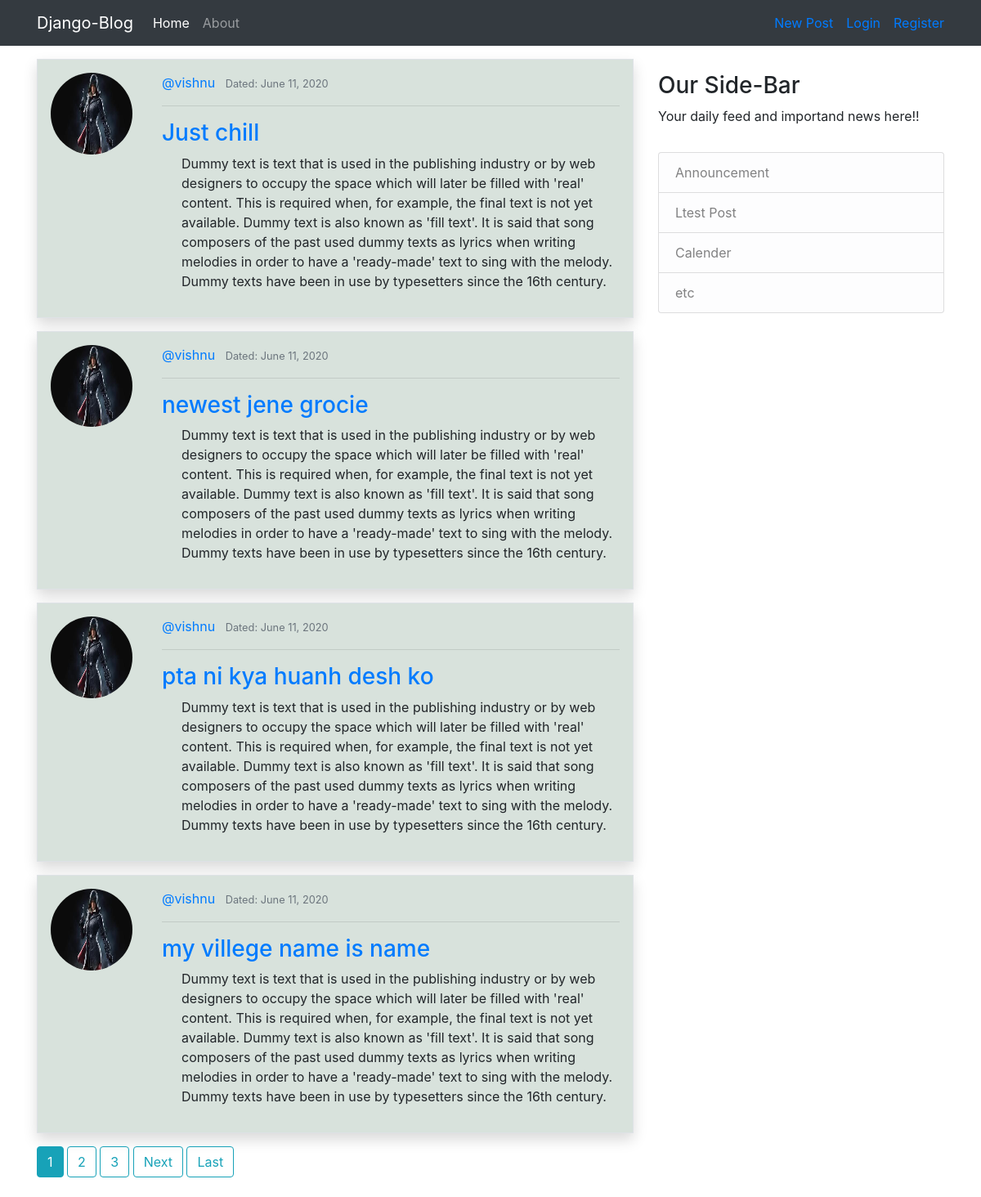
The page / on the database its author committed.
### blog/models.py (models this page shows, shortened)
class Post(models.Model):
    title = models.CharField(max_length=100)
    content = models.TextField()
    posted_date = models.DateTimeField(default=timezone.now)
    author = models.ForeignKey(User,on_delete=models.CASCADE)

### users/models.py (models this page shows, shortened)
class Profile(models.Model):
    user = models.OneToOneField(User,on_delete=models.CASCADE)
    image = models.ImageField(default='default.jpg',upload_to = 'profile_pics')

### blog/views.py (the view)
# urls.py: path('',PostListView.as_view(),name='blog-home'),
class PostListView(ListView):
    model = Post
    template_name = 'blog/home.html'  #<app>/<model>_<viewtype>.html
    context_object_name = 'posts'
    ordering = ['-posted_date']  #ordering is default
    paginate_by = 4  #go to home.html

### blog/templates/blog/home.html (shortened to what this page needs)
{% extends 'blog/base.html'%}
{% block content %}
{% for post in posts %}
  <article style="background-color: #d8e2dc" class="mb-3 media content-section border shadow " >
    <img class="rounded-circle account-img mt-3 ml-3" src="{{ post.author.profile.image.url }}" alt="IMAGE">
    <div class="media-body p-3">
      <div class="article-metadata">
        <a class="mr-2" href="{% url 'user_posts' post.author.username %}">@{{ post.author }}</a>
        <small class="text-muted">Dated: {{ post.posted_date|date:'F d, Y' }}</small>
      </div><hr>
      <h3><a class="article-title" href="{% url 'post_detail' pk=post.pk %}">{{ post.title }}</a></h3>
      <p class="ml-4 article-content">{{ post.content }}</p>
    </div>
  </article>
  {% endfor %}
    {% if is_paginated %}
        {% for num in page_obj.paginator.page_range %}
          {% if page_obj.number == num %}
              <a class="btn btn-info mb-4" href="?page={{ num }}">{{ num }}</a>
           {% elif num > page_obj.number|add:'-3'  and  num < page_obj.number|add:'3' %}
              <a class="btn btn-outline-info mb-4" href="?page={{ num }}">{{ num }}</a>
           {% endif %}
        {% endfor %}
        {% if page_obj.has_next %}
          <a class="btn btn-outline-info mb-4" href="?page={{ page_obj.next_page_number }}">Next</a>
          <a class="btn btn-outline-info mb-4" href="?page={{ page_obj.paginator.num_pages }}">Last</a>
        {% endif %}
    {% endif %}
{% endblock %}

### blog/templates/blog/base.html (shortened to what this page needs)
<!DOCTYPE html>
{% load static %}
<html lang="en" dir="ltr">
  <head>
  <link rel="stylesheet" href="https://stackpath.bootstrapcdn.com/bootstrap/4.5.0/css/bootstrap.min.css">
  <link rel="stylesheet" href="{% static 'blog/css/blog.css' %}">
  </head>
  <body ">
    <nav class="navbar navbar-expand-lg navbar-dark bg-dark navbar-light bg-light ">
      <div class="container">
        <a class="navbar-brand " href="{% url 'blog-home' %}">Django-Blog</a>
        <div class="collapse navbar-collapse" id="navbarSupportedContent">
          <ul class="navbar-nav mr-auto">
            <li class="nav-item active">
              <a class="nav-link" href="{% url 'blog-home' %}">Home <span class="sr-only">(current)</span></a>
            </li>
            <li class="nav-item">
              <a class="nav-link" href="{% url 'blog-about' %}">About</a>
            </li>
        </div>
        <div class="collapse navbar-collapse" id="navbarSupportedContent">
          <ul class="navbar-nav ml-auto ">
            <div class="navbar-nav ">
                {% if user.is_authenticated %}
                <a class="navbar-link nav-item mr-3 " href="{% url 'post_create' %}">New Post</a>
                <a class="navbar-link nav-item pr-3" href="{% url 'user_profile' %}">Profile</a>
                <a class="navbar-link nav-item pr-3" href="{% url 'logout' %}">Logout</a>
                {% else %}
                <a class="navbar-link nav-item pr-3" href="{% url 'post_create' %}">New Post</a>
                <a class="navbar-link nav-item pr-3" href="{% url 'login' %}">Login</a>
                <a class="navbar-link nav-item" href="{% url 'user_register' %}">Register</a>
                {% endif %}
            </div>
          </ul>
        </div>
      </div>
</nav>
<div class="container pt-3">
  <div class="row">
    <div class="col-md-8">
      {% block content %}{% endblock %}
    </div>
    <div class="col-md-4 mt-3">
      <div class="sidebar">
        <h3>Our Side-Bar</h3>
        <p class="disble">Your daily feed and importand news here!!</p>
        <ul class="list-group pt-3">
          <li class="list-group-item list-group-item-light">Announcement</li>
          <li class="list-group-item list-group-item-light">Ltest Post</li>
          <li class="list-group-item list-group-item-light">Calender</li>
          <li class="list-group-item list-group-item-light">etc</li>
        </ul>
      </div>
    </div>
  </div>
</div>
  </body>
</html>

### blog/static/blog/css/blog.css (style rules this page uses)
body { background-image: image('2.png'); }
.account-img { height: 100px; width: 100px; margin-right: 20px; margin-bottom: 16px; }

### rows shown on the page
Post: author.profile.image (picture), author "vishnu", posted_date "June 11, 2020", title "Just chill", content "Dummy text is text that is used in the publishing industry or by web designers to occupy the space which will later be filled with 'real' content. This is required when, for example, the final text is not yet available. Dummy text is also known as 'fill text'. It is said that song composers of the past used dummy texts as lyrics when writing melodies in order to have a 'ready-made' text to sing with the melody. Dummy texts have been in use by typesetters since the 16th century."
Post: author.profile.image (picture), author "vishnu", posted_date "June 11, 2020", title "newest jene grocie", content "Dummy text is text that is used in the publishing industry or by web designers to occupy the space which will later be filled with 'real' content. This is required when, for example, the final text is not yet available. Dummy text is also known as 'fill text'. It is said that song composers of the past used dummy texts as lyrics when writing melodies in order to have a 'ready-made' text to sing with the melody. Dummy texts have been in use by typesetters since the 16th century."
Post: author.profile.image (picture), author "vishnu", posted_date "June 11, 2020", title "pta ni kya huanh desh ko", content "Dummy text is text that is used in the publishing industry or by web designers to occupy the space which will later be filled with 'real' content. This is required when, for example, the final text is not yet available. Dummy text is also known as 'fill text'. It is said that song composers of the past used dummy texts as lyrics when writing melodies in order to have a 'ready-made' text to sing with the melody. Dummy texts have been in use by typesetters since the 16th century."
Post: author.profile.image (picture), author "vishnu", posted_date "June 11, 2020", title "my villege name is name", content "Dummy text is text that is used in the publishing industry or by web designers to occupy the space which will later be filled with 'real' content. This is required when, for example, the final text is not yet available. Dummy text is also known as 'fill text'. It is said that song composers of the past used dummy texts as lyrics when writing melodies in order to have a 'ready-made' text to sing with the melody. Dummy texts have been in use by typesetters since the 16th century."

### other values the page prints
{{ num }} "1"
{{ num }} "2" "3"
